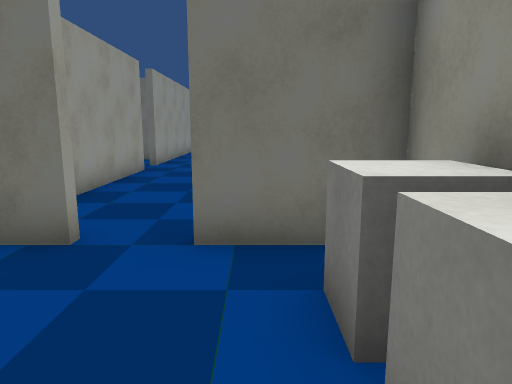
[1] (above)

21 first-person views from a walk through a scene from a Unity 3-D project. The camera is 1.4 m above the floor, tilts 10° down and sees 70° across. Doors are open. The floor is counted in squares, 1 m on a side. Each view is taken from the middle of a square. On the plan, view 1 faces up. The plan holds only what a view shows up to about 16 squares ahead; the rest is blank. The place goes on beyond the plan. Some surface patterns are stand-ins.

[2]
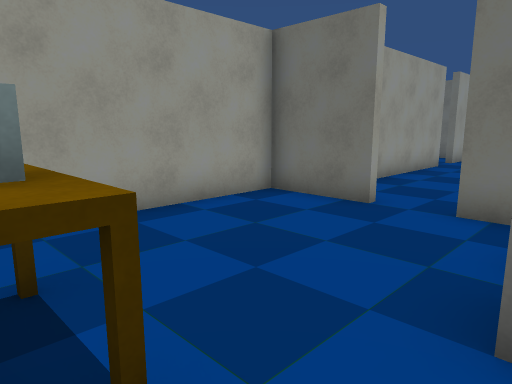

[3]
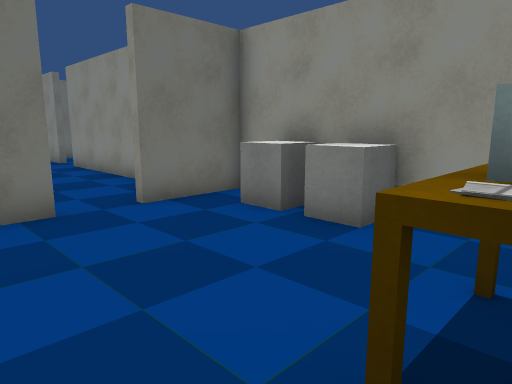

[4]
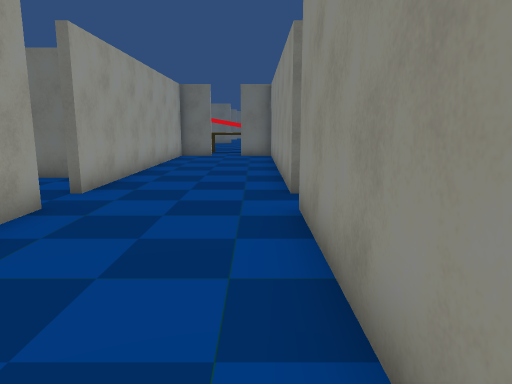

[5]
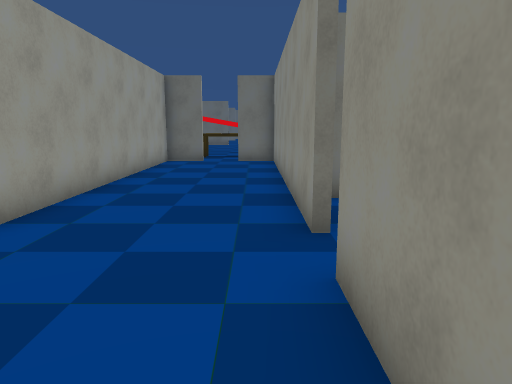

[6]
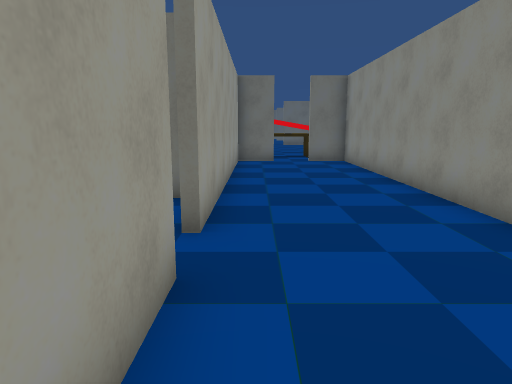

[7]
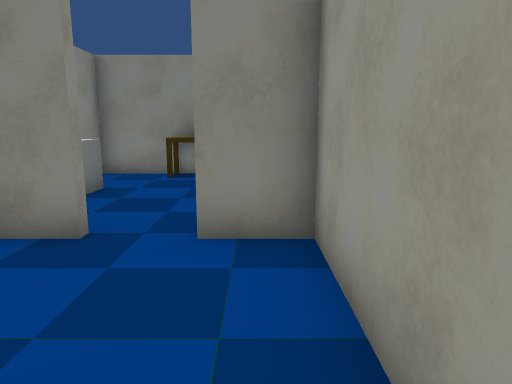

[8]
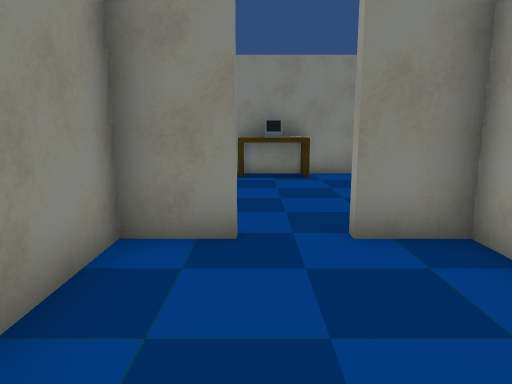

[9]
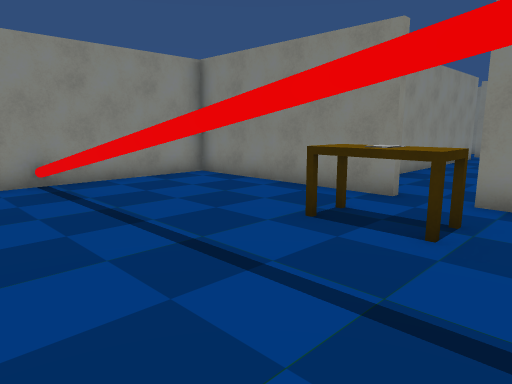

[10]
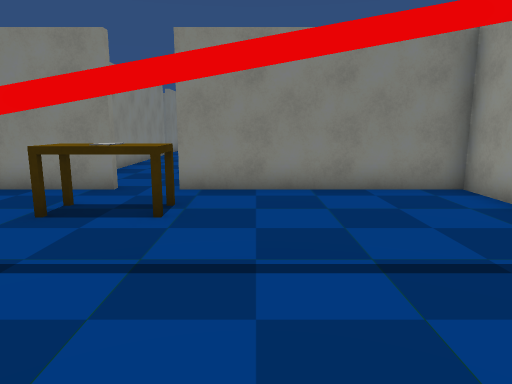

[11]
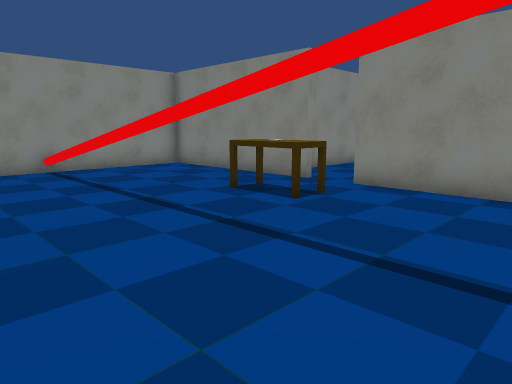

[12]
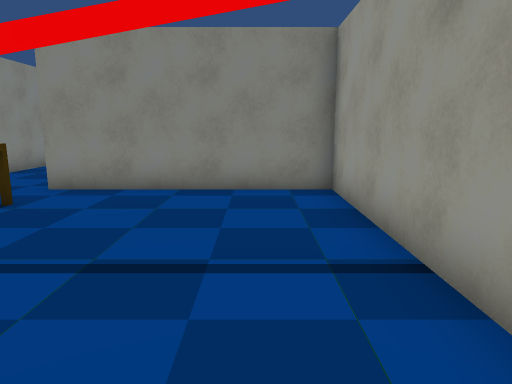

[13]
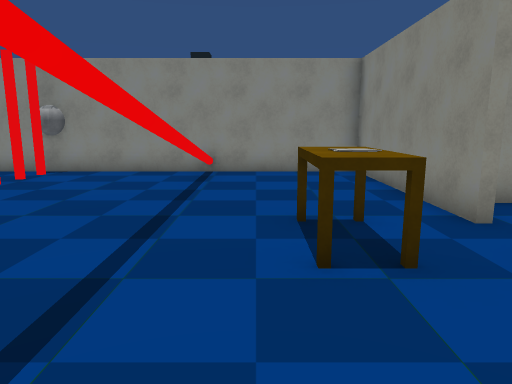

[14]
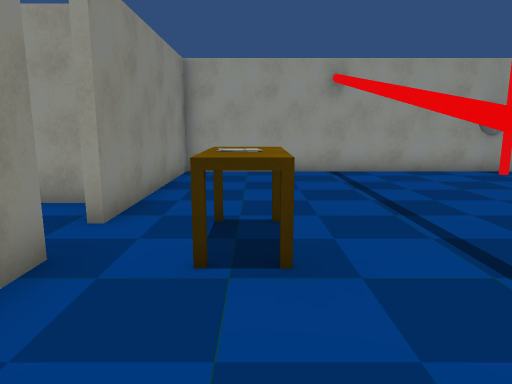

[15]
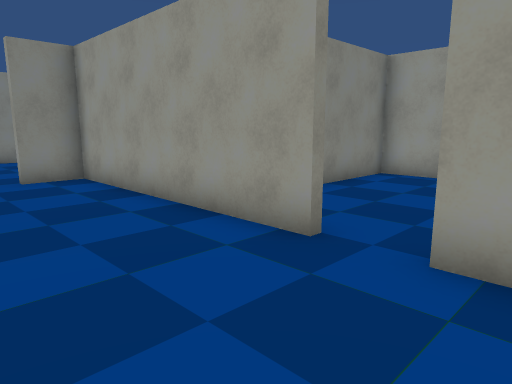

[16]
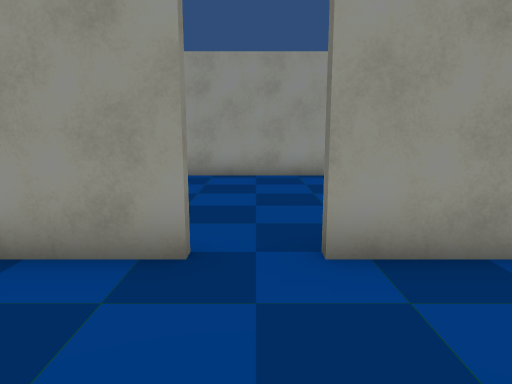

[17]
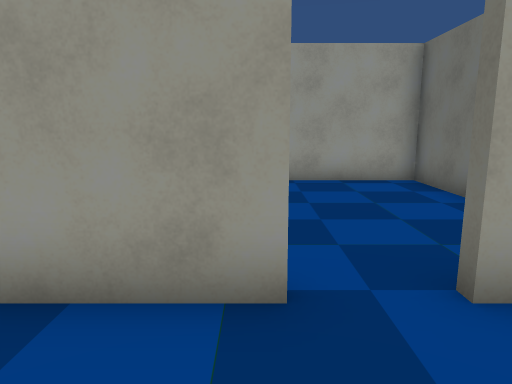

[18]
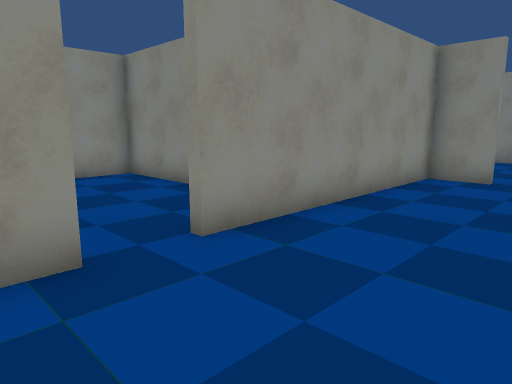

[19]
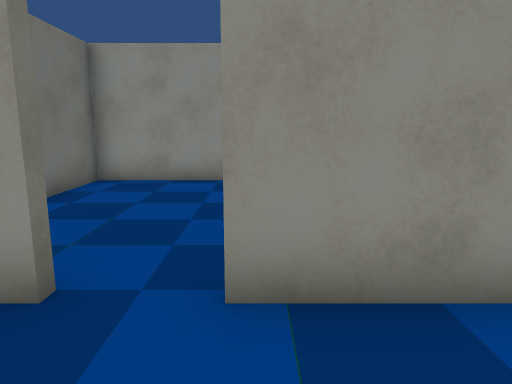

[20]
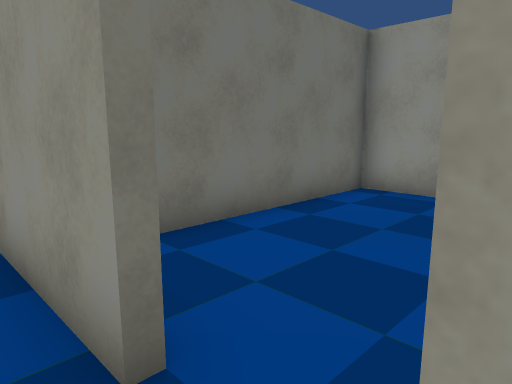

[21]
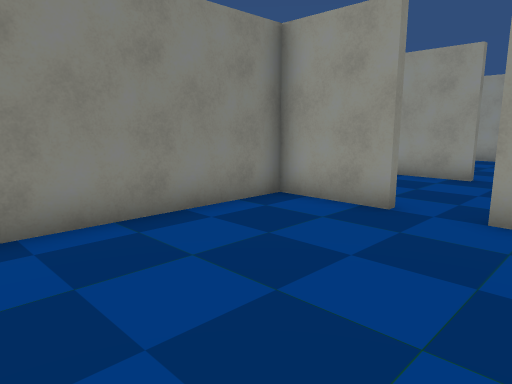

### Floor plan
Key: @ floor where view 1 was taken; # wall or solid block; x gap in a wall; . floor; D open door; = window, fence, low wall or low ledge; E desk; O other object.
Columns run from 11 left of view 1 to 8 right of it. Each row starts with its distance up from view 1.
 33   #.....    .....#
 32   #..............#
 31   #..............#
 30   #..............#
 29   #......#x####==#
 28   #..............#
 27   #......EE......#
 26   #..............#
 25   #....##DD#.....#
 24   ######...#######
 23        #....#
 22        #....#
 21        #....#
 20        #....#
 19        #....#
 18        #....#
 17        #....#
 16 ########....########
 15 #......#....#......#
 14 #......#....#......#
 13 #......D....D......#
 12 #......#....#......#
 11 #......#....#......#
 10 #....  #....#......#
  9 ####   #....########
  8        #....#
  7        #....#
  6        #....#
  5        #....#
  4       ###..###
  3       #.....O#
  2       #.....O#
  1       #.....O#
  0       #....@.#
 -1       #......#
 -2        ..OE..#
 -3        ##  ###

Positions as (right, up) in squares from view 1, and headings:
1: (0, 0), facing up
2: (1, -2), facing up-left
3: (-4, -2), facing up-right
4: (0, 6), facing up
5: (0, 9), facing up
6: (-3, 9), facing up
7: (-3, 9), facing down
8: (-1, 9), facing down
9: (-4, 32), facing down-right
10: (-4, 33), facing down
11: (-7, 33), facing down-right
12: (-7, 33), facing down
13: (-6, 28), facing right
14: (3, 27), facing left
15: (0, 15), facing down-left
16: (0, 13), facing left
17: (-1, 12), facing left
18: (-3, 15), facing down-right
19: (-2, 12), facing right
20: (0, 12), facing up-right
21: (7, 15), facing down-left
